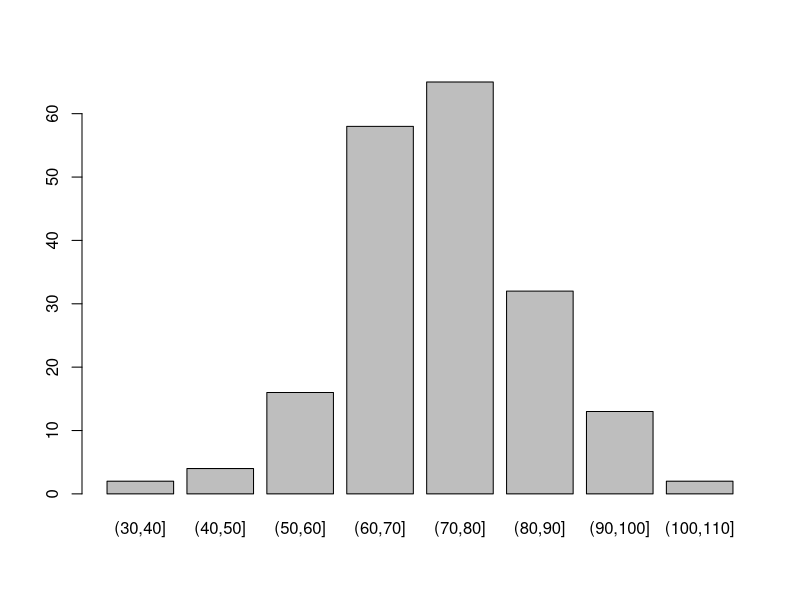
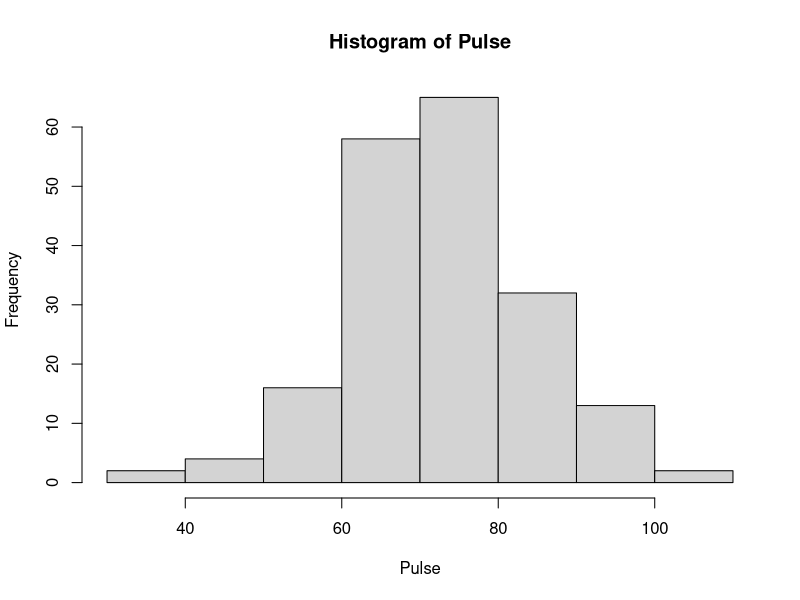
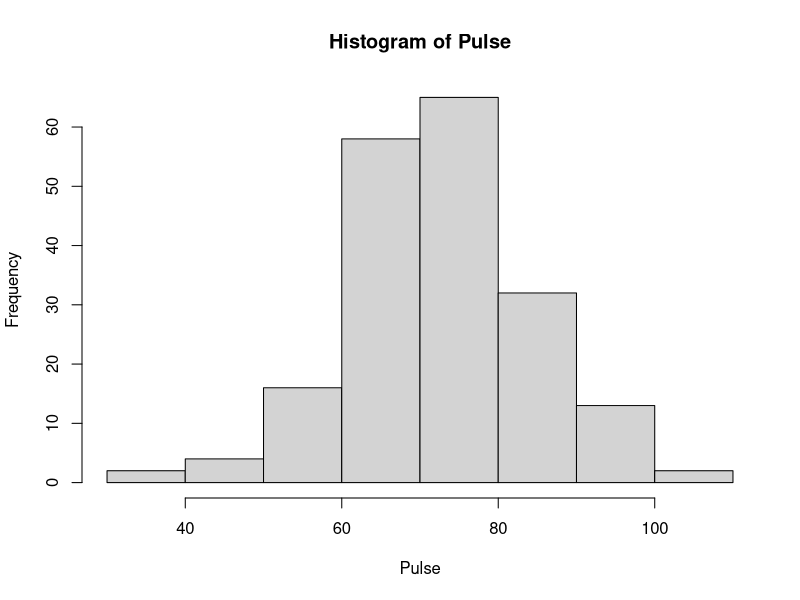
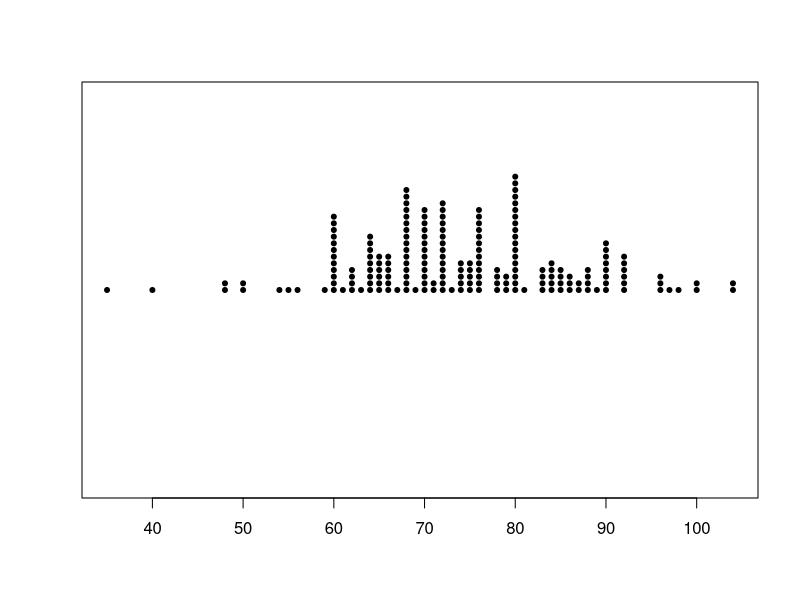
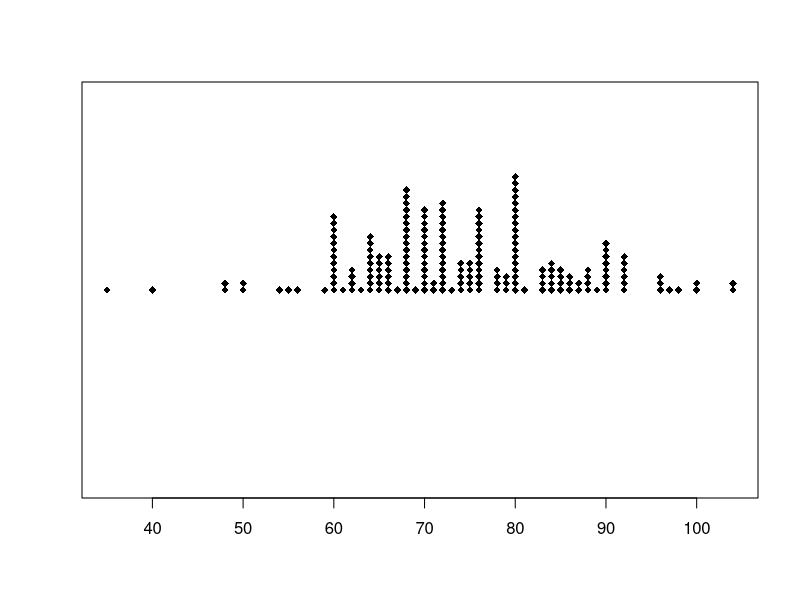
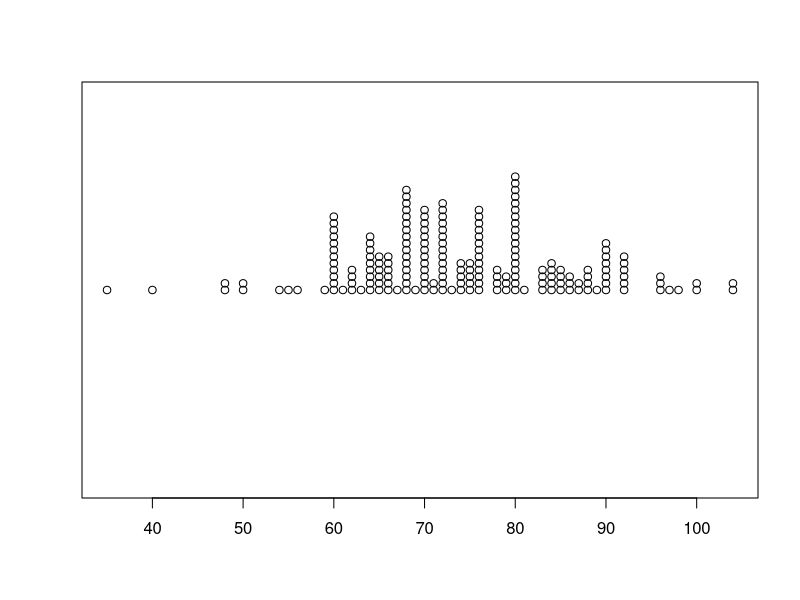
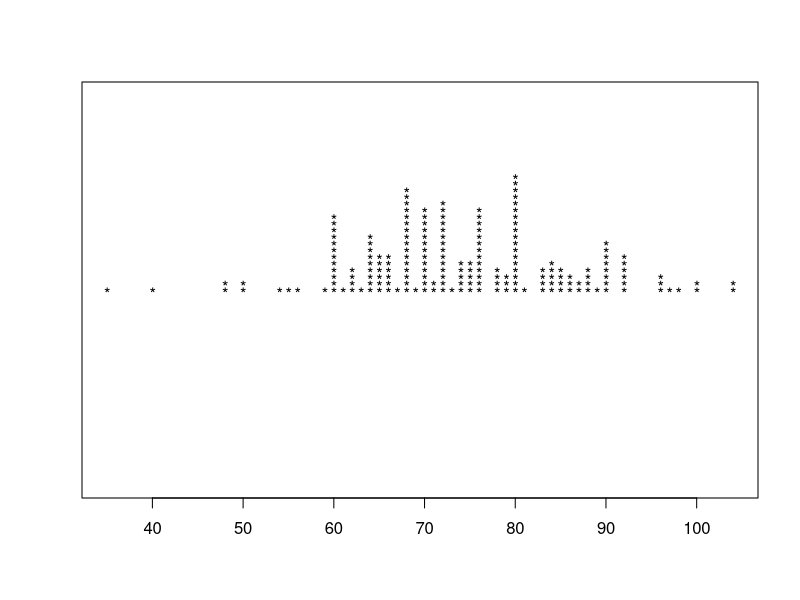

Write the R code that produced these figures, in order.
# 50
library(MASS)
attach(survey)

table(Pulse)

pulse.interval <- cut(Pulse, breaks = seq(30, 110, 10))
# pulse.interval

table(pulse.interval)

# graphic
barplot(table(pulse.interval))

hist(Pulse)
hist(Pulse, breaks = seq(30, 110, 10))

# closest to the first tale is:
stripchart(Pulse, method = "stack", pch = 20)
stripchart(Pulse, method = "stack", pch = 18)
stripchart(Pulse, method = "stack", pch = 1)
stripchart(Pulse, method = "stack", pch = "*")
